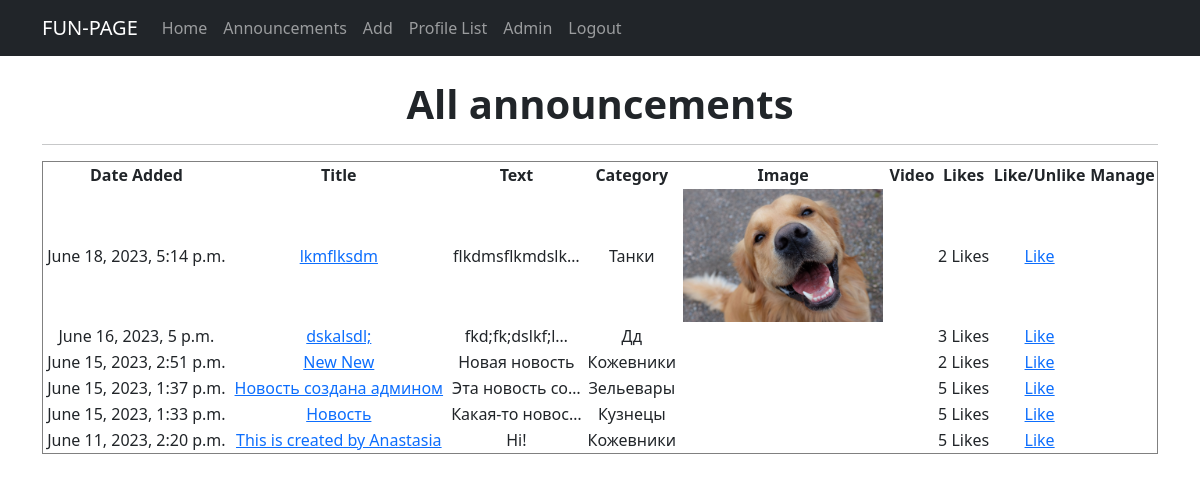
The page /ads/ on the database as committed earlier.
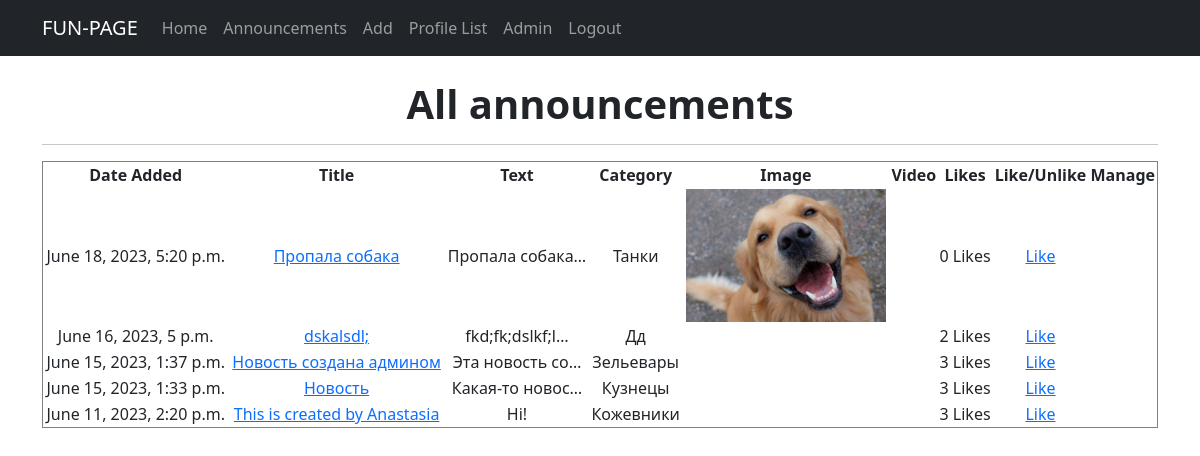
The same page on the database as committed later.
### fun/models.py (models this page shows, shortened)
class Announcement(models.Model):
    title = models.CharField(max_length=100)
    text = models.TextField()
    category = models.ForeignKey(Category, on_delete=models.CASCADE)
    author = models.ForeignKey(User, default=1, on_delete=models.CASCADE)
    date_added = models.DateTimeField(auto_now_add=True)
    image = models.ImageField(upload_to='images/', null=True, blank=True)
    video = models.FileField(upload_to='videos/', null=True, blank=True)
    likes = models.ManyToManyField(User, related_name="ad_like", blank=True)
    def likes_number(self):
        return self.likes.count()

class Category(models.Model):
    name = models.CharField(max_length=20, unique=True)
    def __str__(self):
        return f'{self.name.title()}'

### fun/views.py (the view)
# urls.py: path('ads/', AdList.as_view(), name='ads'),
class AdList(ListView):
    model = Announcement
    ordering = ['-date_added']
    paginate_by = 10
    template_name = 'ads.html'
    context_object_name = 'ads'
    def ads(request):
        ads = Announcement.objects.all()
        context = {'ads': ads}
        return render(request, 'ads.html', context)

### templates/ads.html (shortened to what this page needs)
{% extends 'flatpages/default.html' %}
{% block content %}
<h1><b> All announcements </b></h1>
<hr>
    {% if ads %}
        <table border="1" style="border-collapse: collapse; width: 100%; height: 36px;">
  <thead>
    <tr>
      <th>Date Added</th>
      <th>Title</th>
      <th>Text</th>
      <th>Category</th>
      <th>Image</th>
      <th>Video</th>
      <th> Likes </th>
      <th> Like/Unlike </th>
      <th> Manage </th>
    </tr>
  </thead>
  <tbody>
    {% for announcement in ads %}
      <tr>
        <td>{{ announcement.date_added }}</td>
        <td><a href="{% url 'ad' announcement.pk %}">{{ announcement.title|truncatechars:30 }}</a> </td>
        <td>{{ announcement.text|truncatechars:15 }}</td>
        <td>{{ announcement.category }}</td>
        <td>
          {% if announcement.image %}
            <img src="{{ announcement.image.url }}" alt="{{ announcement.image }}" style="max-width: 200px;">
          {% endif %}
        </td>
        <td>
           </td>
        <td>{{ announcement.likes_number }} Likes </td>
                  <td>
                    {% if user in announcement.likes.all %}
                  <a href ="{% url 'ad_like' announcement.id%}"> Unlike</a>
                  {% else %}
                  <a href ="{% url 'ad_like' announcement.id%}"> Like</a>
                      {% endif %}
                  </td>
              <td>
              </td>
      </tr>
    {% endfor %}
  </tbody>
</table>
    {% else %}
        <h2> No announcements </h2>
    {% endif %}
{% endblock content %}

Rows that differ between the two databases and show on the page:
removed Announcement: date_added "June 18, 2023, 5:14 p.m.", title "lkmflksdm", text "flkdmsflkmdslk…", category "Танки", image (picture), likes_number "2", shows "Like"
removed Announcement: date_added "June 15, 2023, 2:51 p.m.", title "New New", text "Новая новость", category "Кожевники", likes_number "2", shows "Like"
added Announcement: date_added "June 18, 2023, 5:20 p.m.", title "Пропала собака", text "Пропала собака…", category "Танки", image (picture), likes_number "0", shows "Like"
computed for Announcement "June 16, 2023, 5 p.m.": likes_number "3" → "2"
computed for Announcement "June 15, 2023, 1:37 p.m.": likes_number "5" → "3"
computed for Announcement "June 15, 2023, 1:33 p.m.": likes_number "5" → "3"
computed for Announcement "June 11, 2023, 2:20 p.m.": likes_number "5" → "3"
